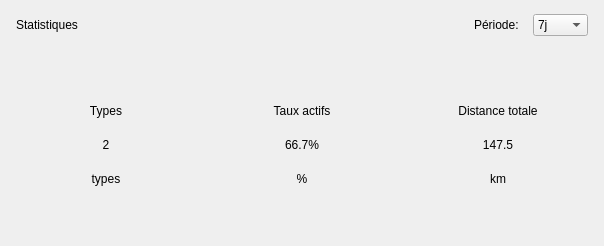
         <widget class="QFrame" name="statsCard">
          <property name="frameShape">
           <enum>QFrame::Shape::NoFrame</enum>
          </property>
          <layout class="QVBoxLayout" name="statsCardLayout">
           <property name="spacing">
            <number>14</number>
           </property>
           <property name="leftMargin">
            <number>16</number>
           </property>
           <property name="topMargin">
            <number>14</number>
           </property>
           <property name="rightMargin">
            <number>16</number>
           </property>
           <property name="bottomMargin">
            <number>16</number>
           </property>
           <item>
            <layout class="QHBoxLayout" name="statsHeaderRow">
             <item>
              <widget class="QLabel" name="lblStatsTitle">
               <property name="text">
                <string>Statistiques</string>
               </property>
              </widget>
             </item>
             <item>
              <spacer name="statsTitleSpacer">
               <property name="orientation">
                <enum>Qt::Orientation::Horizontal</enum>
               </property>
               <property name="sizeHint" stdset="0">
                <size>
                 <width>40</width>
                 <height>20</height>
                </size>
               </property>
              </spacer>
             </item>
             <item>
              <widget class="QLabel" name="periodLabel">
               <property name="text">
                <string>Période:</string>
               </property>
              </widget>
             </item>
             <item>
              <widget class="QComboBox" name="revenuePeriod">
               <property name="maximumSize">
                <size>
                 <width>140</width>
                 <height>16777215</height>
                </size>
               </property>
               <property name="currentIndex">
                <number>1</number>
               </property>
               <item>
                <property name="text">
                 <string>24h</string>
                </property>
               </item>
               <item>
                <property name="text">
                 <string>7j</string>
                </property>
               </item>
               <item>
                <property name="text">
                 <string>30j</string>
                </property>
               </item>
               <item>
                <property name="text">
                 <string>Tout</string>
                </property>
               </item>
              </widget>
             </item>
            </layout>
           </item>
           <item>
            <layout class="QHBoxLayout" name="statsCirclesRow1">
             <property name="spacing">
              <number>16</number>
             </property>
             <item>
              <widget class="QFrame" name="statCircle1">
               <property name="minimumSize">
                <size>
                 <width>180</width>
                 <height>180</height>
                </size>
               </property>
               <property name="maximumSize">
                <size>
                 <width>220</width>
                 <height>220</height>
                </size>
               </property>
               <property name="frameShape">
                <enum>QFrame::Shape::NoFrame</enum>
               </property>
               <layout class="QVBoxLayout" name="circle1Layout">
                <property name="spacing">
                 <number>2</number>
                </property>
                <property name="leftMargin">
                 <number>30</number>
                </property>
                <property name="topMargin">
                 <number>45</number>
                </property>
                <property name="rightMargin">
                 <number>30</number>
                </property>
                <property name="bottomMargin">
                 <number>35</number>
                </property>
                <item>
                 <widget class="QLabel" name="statCircleTitle1">
                  <property name="text">
                   <string>Types</string>
                  </property>
                  <property name="alignment">
                   <set>Qt::AlignmentFlag::AlignCenter</set>
                  </property>
                 </widget>
                </item>
                <item>
                 <widget class="QLabel" name="statCircleValue1">
                  <property name="text">
                   <string>2</string>
                  </property>
                  <property name="alignment">
                   <set>Qt::AlignmentFlag::AlignCenter</set>
                  </property>
                 </widget>
                </item>
                <item>
                 <widget class="QLabel" name="statCircleSub1">
                  <property name="text">
                   <string>types</string>
                  </property>
                  <property name="alignment">
                   <set>Qt::AlignmentFlag::AlignCenter</set>
                  </property>
                 </widget>
                </item>
               </layout>
              </widget>
             </item>
             <item>
              <widget class="QFrame" name="statCircle2">
               <property name="minimumSize">
                <size>
                 <width>180</width>
                 <height>180</height>
                </size>
               </property>
               <property name="maximumSize">
                <size>
                 <width>220</width>
                 <height>220</height>
                </size>
               </property>
               <property name="frameShape">
                <enum>QFrame::Shape::NoFrame</enum>
               </property>
               <layout class="QVBoxLayout" name="circle2Layout">
                <property name="spacing">
                 <number>2</number>
                </property>
                <property name="leftMargin">
                 <number>30</number>
                </property>
                <property name="topMargin">
                 <number>45</number>
                </property>
                <property name="rightMargin">
                 <number>30</number>
                </property>
                <property name="bottomMargin">
                 <number>35</number>
                </property>
                <item>
                 <widget class="QLabel" name="statCircleTitle2">
                  <property name="text">
                   <string>Taux actifs</string>
                  </property>
                  <property name="alignment">
                   <set>Qt::AlignmentFlag::AlignCenter</set>
                  </property>
                 </widget>
                </item>
                <item>
                 <widget class="QLabel" name="statCircleValue2">
                  <property name="text">
                   <string>66.7%</string>
                  </property>
                  <property name="alignment">
                   <set>Qt::AlignmentFlag::AlignCenter</set>
                  </property>
                 </widget>
                </item>
                <item>
                 <widget class="QLabel" name="statCircleSub2">
                  <property name="text">
                   <string>%</string>
                  </property>
                  <property name="alignment">
                   <set>Qt::AlignmentFlag::AlignCenter</set>
                  </property>
                 </widget>
                </item>
               </layout>
              </widget>
             </item>
             <item>
              <widget class="QFrame" name="statCircle3">
               <property name="minimumSize">
                <size>
                 <width>180</width>
                 <height>180</height>
                </size>
               </property>
               <property name="maximumSize">
                <size>
                 <width>220</width>
                 <height>220</height>
                </size>
               </property>
               <property name="frameShape">
                <enum>QFrame::Shape::NoFrame</enum>
               </property>
               <layout class="QVBoxLayout" name="circle3Layout">
                <property name="spacing">
                 <number>2</number>
                </property>
                <property name="leftMargin">
                 <number>30</number>
                </property>
                <property name="topMargin">
                 <number>45</number>
                </property>
                <property name="rightMargin">
                 <number>30</number>
                </property>
                <property name="bottomMargin">
                 <number>35</number>
                </property>
                <item>
                 <widget class="QLabel" name="statCircleTitle3">
                  <property name="text">
                   <string>Distance totale</string>
                  </property>
                  <property name="alignment">
                   <set>Qt::AlignmentFlag::AlignCenter</set>
                  </property>
                 </widget>
                </item>
                <item>
                 <widget class="QLabel" name="statCircleValue3">
                  <property name="text">
                   <string>147.5</string>
                  </property>
                  <property name="alignment">
                   <set>Qt::AlignmentFlag::AlignCenter</set>
                  </property>
                 </widget>
                </item>
                <item>
                 <widget class="QLabel" name="statCircleSub3">
                  <property name="text">
                   <string>km</string>
                  </property>
                  <property name="alignment">
                   <set>Qt::AlignmentFlag::AlignCenter</set>
                  </property>
                 </widget>
                </item>
               </layout>
              </widget>
             </item>
            </layout>
           </item>
          </layout>
         </widget>
